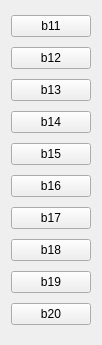
   <widget class="QWidget" name="layoutWidget">
    <property name="geometry">
     <rect>
      <x>640</x>
      <y>490</y>
      <width>95</width>
      <height>345</height>
     </rect>
    </property>
    <layout class="QVBoxLayout" name="GroupB2">
     <item>
      <widget class="QPushButton" name="pb31">
       <property name="text">
        <string>b11</string>
       </property>
      </widget>
     </item>
     <item>
      <widget class="QPushButton" name="pb32">
       <property name="text">
        <string>b12</string>
       </property>
      </widget>
     </item>
     <item>
      <widget class="QPushButton" name="pb33">
       <property name="text">
        <string>b13</string>
       </property>
      </widget>
     </item>
     <item>
      <widget class="QPushButton" name="pb34">
       <property name="text">
        <string>b14</string>
       </property>
      </widget>
     </item>
     <item>
      <widget class="QPushButton" name="pb35">
       <property name="text">
        <string>b15</string>
       </property>
      </widget>
     </item>
     <item>
      <widget class="QPushButton" name="pb36">
       <property name="text">
        <string>b16</string>
       </property>
      </widget>
     </item>
     <item>
      <widget class="QPushButton" name="pb37">
       <property name="text">
        <string>b17</string>
       </property>
      </widget>
     </item>
     <item>
      <widget class="QPushButton" name="pb38">
       <property name="text">
        <string>b18</string>
       </property>
      </widget>
     </item>
     <item>
      <widget class="QPushButton" name="pb39">
       <property name="text">
        <string>b19</string>
       </property>
      </widget>
     </item>
     <item>
      <widget class="QPushButton" name="pb40">
       <property name="text">
        <string>b20</string>
       </property>
      </widget>
     </item>
    </layout>
   </widget>
